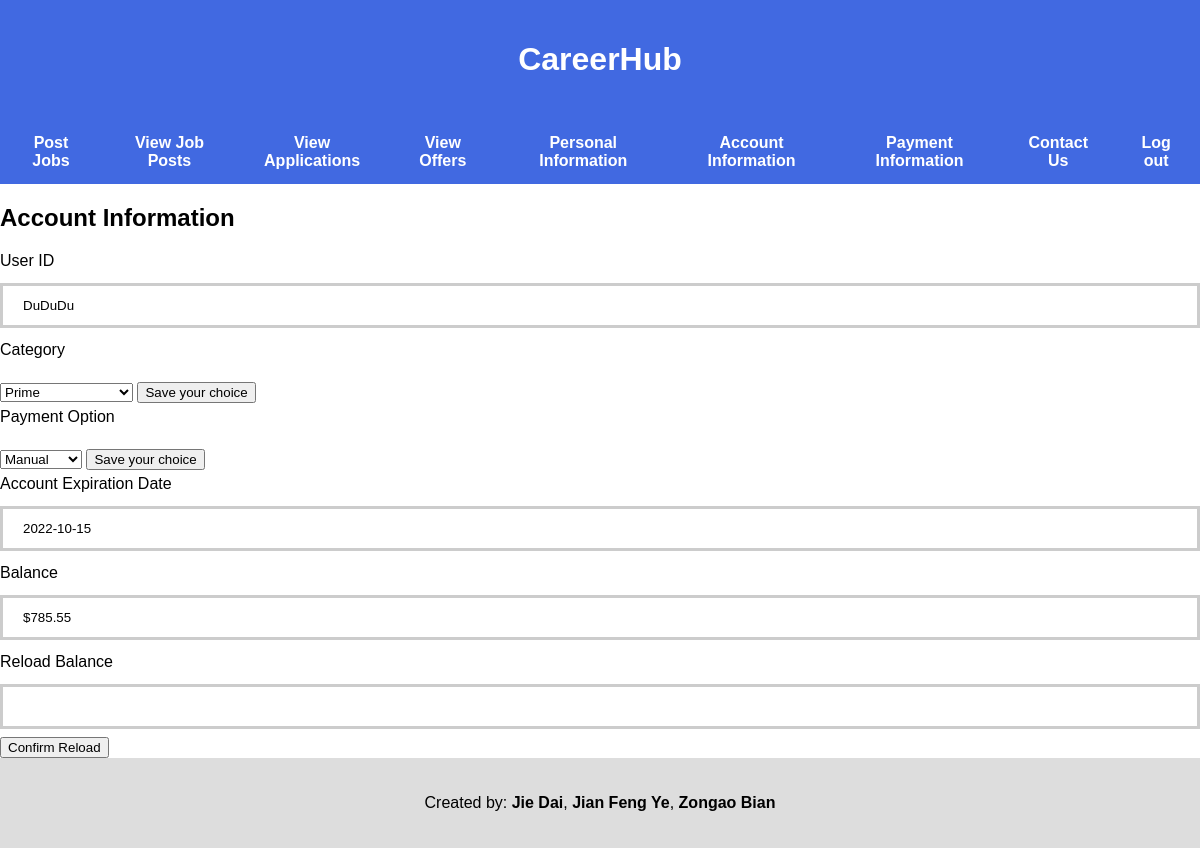
Screenshot of /employer/accountInfo.php (signed in) with the database file from the repository.
### tables this page shows
CREATE TABLE Employer
(
    userId        VARCHAR(25),
    category      VARCHAR(25) DEFAULT 'Prime',
    payOption     VARCHAR(10) DEFAULT 'Manual',
    accountStatus VARCHAR(25) DEFAULT 'Frozen',
    balance       REAL        DEFAULT 0.0,
    expDate       DATE,
    PRIMARY KEY (userId),
    FOREIGN KEY (userId) REFERENCES User (userId)
);

### employer/accountInfo.php (the view, shortened to what this page needs)
<?php
require "../config.php";
$userid = $_SESSION['userid'];
$role = $_SESSION['role'];
try {
    $connection = new PDO($dsn, $username, $password, $options);
    if ($role == 'Employer') {
        $sql = "SELECT * FROM Employer WHERE userId=:userid";
    } else if ($role == 'Applicant') {
        $sql = "SELECT * FROM Applicant WHERE userId=:userid";
    } else {
        echo "Role is incorrect. Please log out and log in again.";
        exit();
    }
    $statement = $connection->prepare($sql);
    $statement->bindValue(':userid', $userid);
    $statement->execute();
    $accInfo = $statement->fetch(PDO::FETCH_ASSOC);
} catch(PDOException $error) {
    echo $sql . "<br>" . $error->getMessage();
}
?>
<?php include "../templates/employerHeader.php";?>
    <h2>Account Information</h2>
    <form method="post">
        <label for="userId">User ID</label>
        <input type="text" name="userId" id="userId" value="<?php echo $accInfo['userId'];?>"  readonly>
    </form>
    <form method="post">
        <label for="selectCategory">Category</label><br>
        <select name="selectCategory" id="selectCategory">
            <option value="" disabled selected><?php echo $accInfo['category']; ?></option>
        </select>
        <input type="submit" name="submitCategory" value="Save your choice">
    </form>
    <form method="post">
        <label for="selectPayOption">Payment Option</label><br>
        <select name="selectPayOption" id="selectPayOption">
            <option value="" disabled selected><?php echo $accInfo['payOption']; ?></option>
        </select>
        <input type="submit" name="submitPayOption" value="Save your choice">
    </form>
    <form method="post">
        <label for="expDate">Account Expiration Date</label>
        <input type="text" name="expDate" id="expDate" value="<?php echo $accInfo['expDate'];?>"  readonly>
        <label for="balance">Balance</label>
        <input type="text" name="balance" id="balance" value="$<?php echo $accInfo['balance'];?>"  readonly>
        <?php if ($accInfo['payOption'] == 'Manual'): ?>
            <label for="reload">Reload Balance</label>
            <input type="text" name="reload" id="reload">
            <input type="submit" name="submitReload" value="Confirm Reload">
        <?php endif ?>
    </form>
<?php include "../templates/footer.php"; ?>

### css/style.css (style rules this page uses)
label { display: block; margin: 5px 0; }

### templates/employerHeader.php (style rules this page uses)
* { box-sizing: border-box; }
body { font-family: Arial; margin: 0; }
input[type=text] { width: 100%; padding: 12px 20px; margin: 8px 0; box-sizing: border-box; border: 3px solid #ccc; -webkit-transition: 0.5s; transition: 0.5s; outline: none; }
select option { margin: 40px; background: rgba(0, 0, 0, 0.3); color: #fff; text-shadow: 0 1px 0 rgba(0, 0, 0, 0.4); }

### rows the page displays
employer: userId "DuDuDu", selectCategory "Prime", selectPayOption "Manual", expDate "2022-10-15", balance "$785.55"
